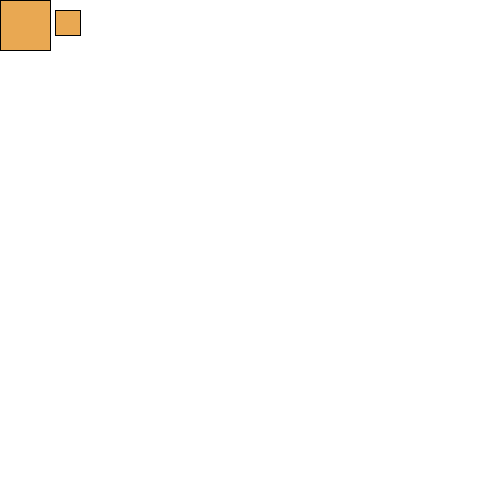
Frame 1 (no input)
Frame 60 (the mouse pressed at the canvas centre just before this capture): identical to frame 1, image omitted
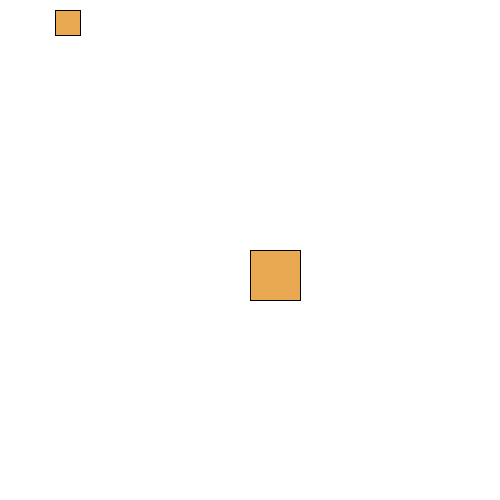
Frame 120 (the mouse held since frame 60 and released just before this capture)

The Processing sketch that drew these frames (run headless with seeded random() and noise(); from frame 60 on, the mouse is pressed at the canvas centre):

// Processing sketch: push_and_pop_isolating_transformation_Ink
// ── push_and_pop_isolating_transformation_Ink.pde
void setup(){
  size(500,500);
}
void draw() {
  background(255);
  fill(233,168,82);
  pushMatrix();
  translate(mouseX, mouseY);
  rect(0,0,50,50);
  popMatrix();
  translate(55, 10);
  rect(0, 0, 25, 25);
}

//push and pop, isolating transformation
